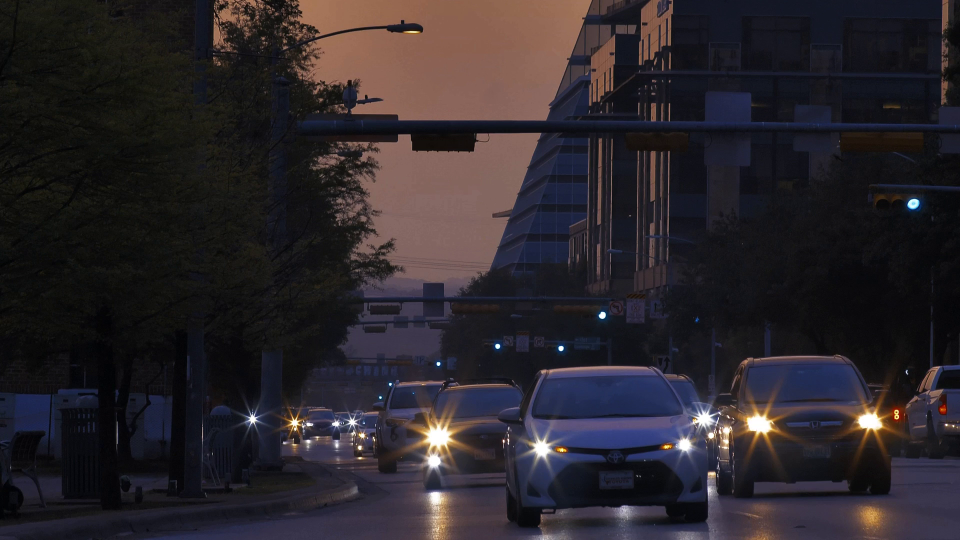
#> input picture frame 0 of muuuu (online-video-cutter.com).mp4, 1920 x 1080 px, given in place of the camera (shown at 1/2 size)
$ python Webcam.py
#> lines starting #> are read from the running program, lines starting #| are printed output that depends on the picture
#Askdkkd ddk
import cv2

video=cv2.VideoCapture(0,cv2.CAP_DSHOW)

fourcc=cv2.VideoWriter_fourcc(*"XVID")
output=cv2.VideoWriter("outputGray.avi",fourcc,20.0,(640,480),0)

while video.isOpened():
    ret,frame=video.read()
#> frame is the input picture: shape (1080, 1920, 3); mean B, G, R 42.8, 37.9, 43.2

    if ret:
        frame=cv2.resize(frame,(500,400))
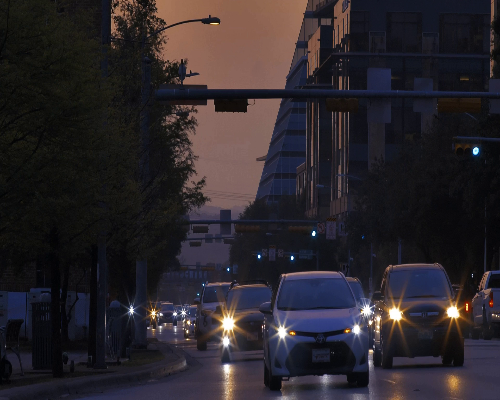
#> frame: shape (400, 500, 3); mean B, G, R 42.7, 37.8, 43.1
        fr=cv2.cvtColor(frame, cv2.COLOR_BGR2GRAY )
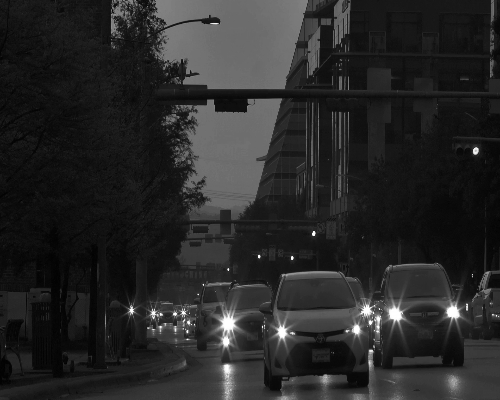
#> fr: shape (400, 500); min 0, max 255, mean 39.9

        cv2.imshow("Video",frame)
        cv2.imshow("Video2",fr)

        output.write(fr)

        if cv2.waitKey(1)==ord("q"):
#> (key q is pressed here)
            break


video.release()
output.release()
cv2.destroyAllWindows()
